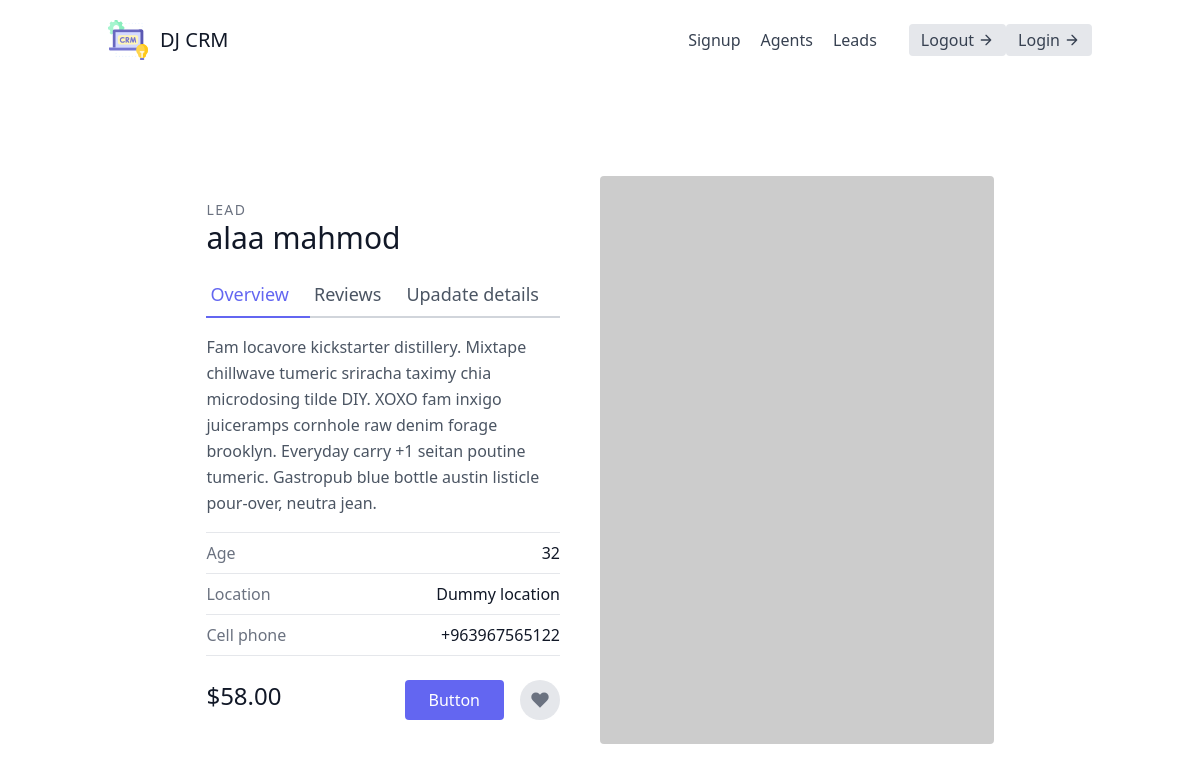
Page /leads/3 on the earlier database version.
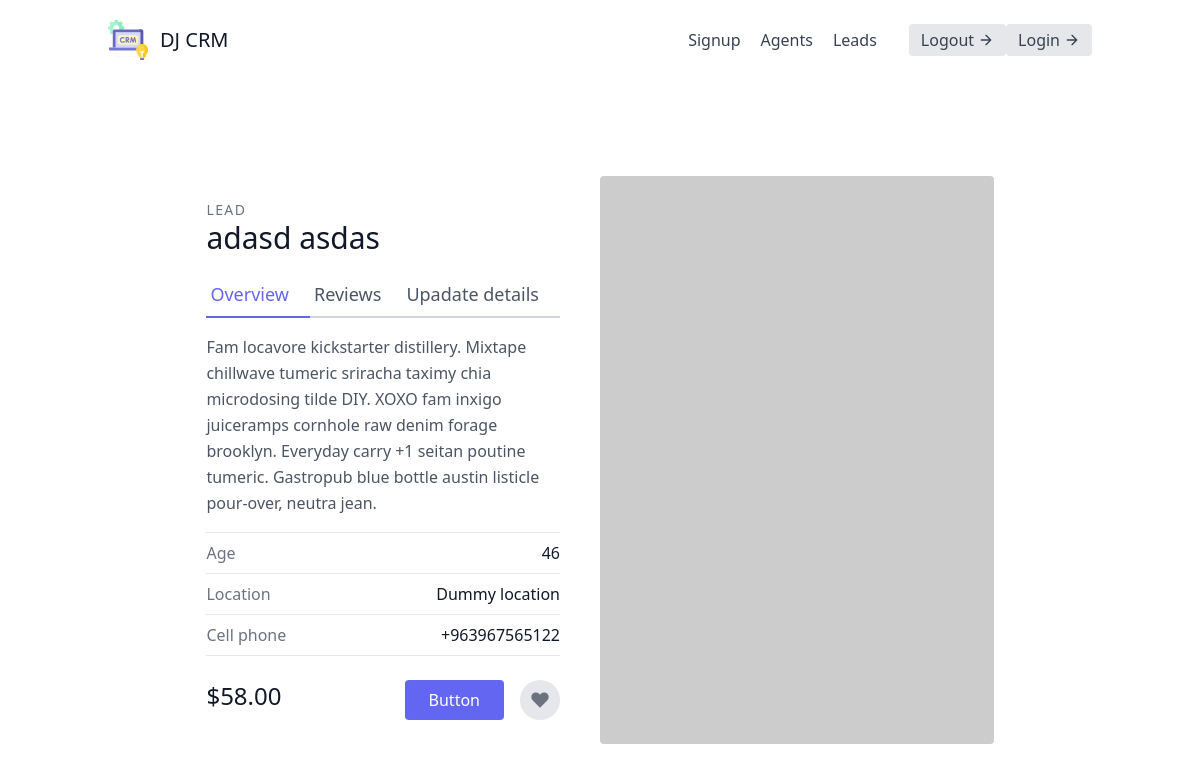
Same page on the later database version.
### leads/models.py (models this page shows, shortened)
class Lead(models.Model):
    SOURCE_CHOICES = (
        ("YouTube", "YouTube"),
        ("Google", "Google"),
        ("Newsletter", "Newsletter"),
    )
    first_name = models.CharField(max_length=20)
    last_name = models.CharField(max_length=20)
    agent = models.ForeignKey("Agent", on_delete=models.CASCADE)
    age = models.IntegerField(default=0)
    phoned = models.BooleanField(default=False)
    source = models.CharField(choices=SOURCE_CHOICES, max_length=100)
    profile_picture = models.ImageField(blank=True, null=True)
    special_file = models.FileField(blank=True, null=True)

### leads/views.py (the view)
# urls.py: path("<int:pk>", lead_detail, name="lead-detail"),
def lead_detail(request, pk):
    lead = Lead.objects.get(id=pk)
    context = {"lead": lead}
    return render(request, "leads/lead_detail.html", context=context)

### leads/templates/leads/lead_detail.html
{% extends "base.html" %}
{% block content %}
<section class="text-gray-600 body-font overflow-hidden">
    <div class="container px-5 py-24 mx-auto">
      <div class="lg:w-4/5 mx-auto flex flex-wrap">
        <div class="lg:w-1/2 w-full lg:pr-10 lg:py-6 mb-6 lg:mb-0">
          <h2 class="text-sm title-font text-gray-500 tracking-widest">LEAD</h2>
          <h1 class="text-gray-900 text-3xl title-font font-medium mb-4">{{lead.first_name}} {{lead.last_name}}</h1>
          <div class="flex mb-4">
            <a href = "{% url 'leads:lead-detail' lead.pk %}", class="flex-grow text-indigo-500 border-b-2 border-indigo-500 py-2 text-lg px-1">Overview</a>
            <a class="flex-grow border-b-2 border-gray-300 py-2 text-lg px-1">Reviews</a>
            <a href = "{% url 'leads:lead-update' lead.pk %}", class="flex-grow border-b-2 border-gray-300 py-2 text-lg px-1">Upadate details</a>
          </div>
          <p class="leading-relaxed mb-4">Fam locavore kickstarter distillery. Mixtape chillwave tumeric sriracha taximy chia microdosing tilde DIY. XOXO fam inxigo juiceramps cornhole raw denim forage brooklyn. Everyday carry +1 seitan poutine tumeric. Gastropub blue bottle austin listicle pour-over, neutra jean.</p>
          <div class="flex border-t border-gray-200 py-2">
            <span class="text-gray-500">Age</span>
            <span class="ml-auto text-gray-900">{{lead.age}}</span>
          </div>
          <div class="flex border-t border-gray-200 py-2">
            <span class="text-gray-500">Location</span>
            <span class="ml-auto text-gray-900">Dummy location</span>
          </div>
          <div class="flex border-t border-b mb-6 border-gray-200 py-2">
            <span class="text-gray-500">Cell phone</span>
            <span class="ml-auto text-gray-900">+963967565122</span>
          </div>
          <div class="flex">
            <span class="title-font font-medium text-2xl text-gray-900">$58.00</span>
            <button class="flex ml-auto text-white bg-indigo-500 border-0 py-2 px-6 focus:outline-none hover:bg-indigo-600 rounded">Button</button>
            <button class="rounded-full w-10 h-10 bg-gray-200 p-0 border-0 inline-flex items-center justify-center text-gray-500 ml-4">
              <svg fill="currentColor" stroke-linecap="round" stroke-linejoin="round" stroke-width="2" class="w-5 h-5" viewBox="0 0 24 24">
                <path d="M20.84 4.61a5.5 5.5 0 00-7.78 0L12 5.67l-1.06-1.06a5.5 5.5 0 00-7.78 7.78l1.06 1.06L12 21.23l7.78-7.78 1.06-1.06a5.5 5.5 0 000-7.78z"></path>
              </svg>
            </button>
          </div>
        </div>
        <img alt="ecommerce" class="lg:w-1/2 w-full lg:h-auto h-64 object-cover object-center rounded" src="https://dummyimage.com/400x400">
      </div>
    </div>
  </section>
{% endblock content %}

Differences in the rows shown:
changed Lead: first_name "alaa" → "adasd"; last_name "mahmod" → "asdas"; age "32" → "46"
